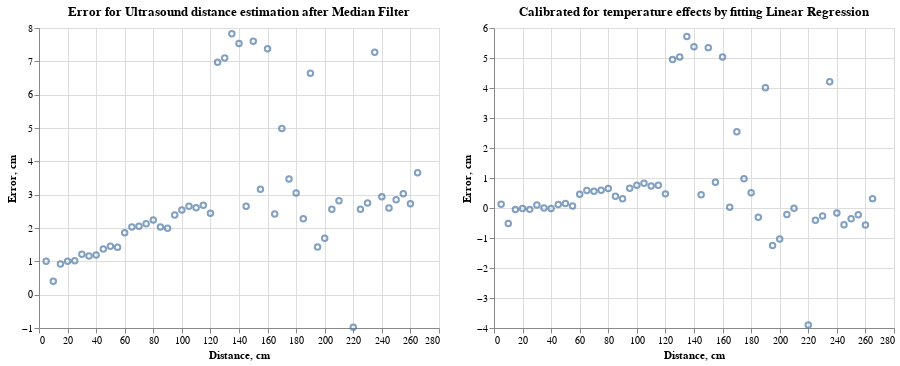

Write notebook code for a chart like this one.
### Code cell
from sklearn.linear_model import LinearRegression

# Using median filter
int_df = df_2.groupby('dist').median().reset_index()

train_df = df_2[(df_2.dist >= 20) & (df_2.dist <= 40)]
train_df['diff'] = train_df['Ultrasound'] - train_df['dist']

model = LinearRegression()
model.fit(train_df['dist'].values.reshape(-1, 1), train_df['diff'].values)

diff_pred = model.predict(int_df['dist'].values.reshape(-1, 1))
int_df['Ultrasound_calibrated'] =  int_df['Ultrasound'] - diff_pred 
int_df['err'] = int_df['dist'] - int_df['Ultrasound']

def visualize_error(int_df, title=''):
    group = int_df.groupby('dist')
    stats_df = pd.DataFrame({"min_err": group.min()['err'], 
                             "max_err": group.max()['err'],  
                             "mean_err": group.mean()['err'], 
                             "median_err": group.quantile(0.5)['err'],
                             "quantile_25_err": group.quantile(0.25)['err'],
                             "quantile_75_err": group.quantile(0.75)['err']
                            }).reset_index()

    base =  alt.Chart(stats_df).encode(
            x=alt.X('dist', title='Distance, cm'),
            tooltip='dist'
    )

    return (
        base.encode(
            y=alt.Y('min_err:Q', scale=alt.Scale(zero=False), title='Error, cm'),
            y2=alt.Y2('max_err:Q'),
        ).mark_rule() + 
        base.encode(
            y=alt.Y('quantile_25_err:Q', scale=alt.Scale(zero=False), title='Error, cm'),
            y2=alt.Y2('quantile_75_err:Q',),
        ).mark_rule(strokeWidth=3, color='blue') +
        base.encode(
            y=alt.Y('median_err:Q', scale=alt.Scale(zero=False), title='Error, cm'),
        ).mark_point()
    ).properties(title=title)

int_df_calibrated = int_df.copy()
int_df_calibrated['err'] = int_df['dist'] - int_df['Ultrasound_calibrated']

visualize_error(int_df, 'Error for Ultrasound distance estimation after Median Filter') | visualize_error(int_df_calibrated, title='Calibrated for temperature effects by fitting Linear Regression')

### Figure 1 — Vega-Lite specification as saved in the notebook (floating-point values rounded to 4 significant figures)
{"config": {"view": {"continuousWidth": 400, "continuousHeight": 300}}, "hconcat": [{"layer": [{"mark": "rule", "encoding": {"tooltip": {"field": "dist", "type": "quantitative"}, "x": {"field": "dist", "title": "Distance, cm", "type": "quantitative"}, "y": {"field": "min_err", "scale": {"zero": false}, "title": "Error, cm", "type": "quantitative"}, "y2": {"field": "max_err"}}}, {"mark": {"type": "rule", "color": "blue", "strokeWidth": 3}, "encoding": {"tooltip": {"field": "dist", "type": "quantitative"}, "x": {"field": "dist", "title": "Distance, cm", "type": "quantitative"}, "y": {"field": "quantile_25_err", "scale": {"zero": false}, "title": "Error, cm", "type": "quantitative"}, "y2": {"field": "quantile_75_err"}}}, {"mark": "point", "encoding": {"tooltip": {"field": "dist", "type": "quantitative"}, "x": {"field": "dist", "title": "Distance, cm", "type": "quantitative"}, "y": {"field": "median_err", "scale": {"zero": false}, "title": "Error, cm", "type": "quantitative"}}}], "data": {"name": "data-ece6ceb8076ffffc89b8cb937b3c6b16"}, "title": "Error for Ultrasound distance estimation after Median Filter"}, {"layer": [{"mark": "rule", "encoding": {"tooltip": {"field": "dist", "type": "quantitative"}, "x": {"field": "dist", "title": "Distance, cm", "type": "quantitative"}, "y": {"field": "min_err", "scale": {"zero": false}, "title": "Error, cm", "type": "quantitative"}, "y2": {"field": "max_err"}}}, {"mark": {"type": "rule", "color": "blue", "strokeWidth": 3}, "encoding": {"tooltip": {"field": "dist", "type": "quantitative"}, "x": {"field": "dist", "title": "Distance, cm", "type": "quantitative"}, "y": {"field": "quantile_25_err", "scale": {"zero": false}, "title": "Error, cm", "type": "quantitative"}, "y2": {"field": "quantile_75_err"}}}, {"mark": "point", "encoding": {"tooltip": {"field": "dist", "type": "quantitative"}, "x": {"field": "dist", "title": "Distance, cm", "type": "quantitative"}, "y": {"field": "median_err", "scale": {"zero": false}, "title": "Error, cm", "type": "quantitative"}}}], "data": {"name": "data-abeb3b149012e3c104b845f3025f4bef"}, "title": "Calibrated for temperature effects by fitting Linear Regression"}], "$schema": "https://vega.github.io/schema/vega-lite/v4.17.0.json", "datasets": {"data-ece6ceb8076ffffc89b8cb937b3c6b16": [{"dist": 5, "min_err": 1.0, "max_err": 1.0, "mean_err": 1.0, "median_err": 1.0, "quantile_25_err": 1.0, "quantile_75_err": 1.0}, {"dist": 10, "min_err": 0.405, "max_err": 0.405, "mean_err": 0.405, "median_err": 0.405, "quantile_25_err": 0.405, "quantile_75_err": 0.405}, {"dist": 15, "min_err": 0.92, "max_err": 0.92, "mean_err": 0.92, "median_err": 0.92, "quantile_25_err": 0.92, "quantile_75_err": 0.92}, {"dist": 20, "min_err": 1.0, "max_err": 1.0, "mean_err": 1.0, "median_err": 1.0, "quantile_25_err": 1.0, "quantile_75_err": 1.0}, {"dist": 25, "min_err": 1.02, "max_err": 1.02, "mean_err": 1.02, "median_err": 1.02, "quantile_25_err": 1.02, "quantile_75_err": 1.02}, {"dist": 30, "min_err": 1.21, "max_err": 1.21, "mean_err": 1.21, "median_err": 1.21, "quantile_25_err": 1.21, "quantile_75_err": 1.21}, {"dist": 35, "min_err": 1.16, "max_err": 1.16, "mean_err": 1.16, "median_err": 1.16, "quantile_25_err": 1.16, "quantile_75_err": 1.16}, {"dist": 40, "min_err": 1.19, "max_err": 1.19, "mean_err": 1.19, "median_err": 1.19, "quantile_25_err": 1.19, "quantile_75_err": 1.19}, {"dist": 45, "min_err": 1.37, "max_err": 1.37, "mean_err": 1.37, "median_err": 1.37, "quantile_25_err": 1.37, "quantile_75_err": 1.37}, {"dist": 50, "min_err": 1.45, "max_err": 1.45, "mean_err": 1.45, "median_err": 1.45, "quantile_25_err": 1.45, "quantile_75_err": 1.45}, {"dist": 55, "min_err": 1.42, "max_err": 1.42, "mean_err": 1.42, "median_err": 1.42, "quantile_25_err": 1.42, "quantile_75_err": 1.42}, {"dist": 60, "min_err": 1.86, "max_err": 1.86, "mean_err": 1.86, "median_err": 1.86, "quantile_25_err": 1.86, "quantile_75_err": 1.86}, {"dist": 65, "min_err": 2.03, "max_err": 2.03, "mean_err": 2.03, "median_err": 2.03, "quantile_25_err": 2.03, "quantile_75_err": 2.03}, {"dist": 70, "min_err": 2.05, "max_err": 2.05, "mean_err": 2.05, "median_err": 2.05, "quantile_25_err": 2.05, "quantile_75_err": 2.05}, {"dist": 75, "min_err": 2.13, "max_err": 2.13, "mean_err": 2.13, "median_err": 2.13, "quantile_25_err": 2.13, "quantile_75_err": 2.13}, {"dist": 80, "min_err": 2.24, "max_err": 2.24, "mean_err": 2.24, "median_err": 2.24, "quantile_25_err": 2.24, "quantile_75_err": 2.24}, {"dist": 85, "min_err": 2.03, "max_err": 2.03, "mean_err": 2.03, "median_err": 2.03, "quantile_25_err": 2.03, "quantile_75_err": 2.03}, {"dist": 90, "min_err": 1.99, "max_err": 1.99, "mean_err": 1.99, "median_err": 1.99, "quantile_25_err": 1.99, "quantile_75_err": 1.99}, {"dist": 95, "min_err": 2.39, "max_err": 2.39, "mean_err": 2.39, "median_err": 2.39, "quantile_25_err": 2.39, "quantile_75_err": 2.39}, {"dist": 100, "min_err": 2.54, "max_err": 2.54, "mean_err": 2.54, "median_err": 2.54, "quantile_25_err": 2.54, "quantile_75_err": 2.54}, {"dist": 105, "min_err": 2.65, "max_err": 2.65, "mean_err": 2.65, "median_err": 2.65, "quantile_25_err": 2.65, "quantile_75_err": 2.65}, {"dist": 110, "min_err": 2.61, "max_err": 2.61, "mean_err": 2.61, "median_err": 2.61, "quantile_25_err": 2.61, "quantile_75_err": 2.61}, {"dist": 115, "min_err": 2.68, "max_err": 2.68, "mean_err": 2.68, "median_err": 2.68, "quantile_25_err": 2.68, "quantile_75_err": 2.68}, {"dist": 120, "min_err": 2.44, "max_err": 2.44, "mean_err": 2.44, "median_err": 2.44, "quantile_25_err": 2.44, "quantile_75_err": 2.44}, {"dist": 125, "min_err": 6.97, "max_err": 6.97, "mean_err": 6.97, "median_err": 6.97, "quantile_25_err": 6.97, "quantile_75_err": 6.97}, {"dist": 130, "min_err": 7.1, "max_err": 7.1, "mean_err": 7.1, "median_err": 7.1, "quantile_25_err": 7.1, "quantile_75_err": 7.1}, {"dist": 135, "min_err": 7.83, "max_err": 7.83, "mean_err": 7.83, "median_err": 7.83, "quantile_25_err": 7.83, "quantile_75_err": 7.83}, {"dist": 140, "min_err": 7.535, "max_err": 7.535, "mean_err": 7.535, "median_err": 7.535, "quantile_25_err": 7.535, "quantile_75_err": 7.535}, {"dist": 145, "min_err": 2.65, "max_err": 2.65, "mean_err": 2.65, "median_err": 2.65, "quantile_25_err": 2.65, "quantile_75_err": 2.65}, {"dist": 150, "min_err": 7.6, "max_err": 7.6, "mean_err": 7.6, "median_err": 7.6, "quantile_25_err": 7.6, "quantile_75_err": 7.6}, {"dist": 155, "min_err": 3.16, "max_err": 3.16, "mean_err": 3.16, "median_err": 3.16, "quantile_25_err": 3.16, "quantile_75_err": 3.16}, {"dist": 160, "min_err": 7.38, "max_err": 7.38, "mean_err": 7.38, "median_err": 7.38, "quantile_25_err": 7.38, "quantile_75_err": 7.38}, {"dist": 165, "min_err": 2.42, "max_err": 2.42, "mean_err": 2.42, "median_err": 2.42, "quantile_25_err": 2.42, "quantile_75_err": 2.42}, {"dist": 170, "min_err": 4.985, "max_err": 4.985, "mean_err": 4.985, "median_err": 4.985, "quantile_25_err": 4.985, "quantile_75_err": 4.985}, {"dist": 175, "min_err": 3.47, "max_err": 3.47, "mean_err": 3.47, "median_err": 3.47, "quantile_25_err": 3.47, "quantile_75_err": 3.47}, {"dist": 180, "min_err": 3.05, "max_err": 3.05, "mean_err": 3.05, "median_err": 3.05, "quantile_25_err": 3.05, "quantile_75_err": 3.05}, {"dist": 185, "min_err": 2.28, "max_err": 2.28, "mean_err": 2.28, "median_err": 2.28, "quantile_25_err": 2.28, "quantile_75_err": 2.28}, {"dist": 190, "min_err": 6.645, "max_err": 6.645, "mean_err": 6.645, "median_err": 6.645, "quantile_25_err": 6.645, "quantile_75_err": 6.645}, {"dist": 195, "min_err": 1.43, "max_err": 1.43, "mean_err": 1.43, "median_err": 1.43, "quantile_25_err": 1.43, "quantile_75_err": 1.43}, {"dist": 200, "min_err": 1.695, "max_err": 1.695, "mean_err": 1.695, "median_err": 1.695, "quantile_25_err": 1.695, "quantile_75_err": 1.695}, {"dist": 205, "min_err": 2.56, "max_err": 2.56, "mean_err": 2.56, "median_err": 2.56, "quantile_25_err": 2.56, "quantile_75_err": 2.56}, {"dist": 210, "min_err": 2.82, "max_err": 2.82, "mean_err": 2.82, "median_err": 2.82, "quantile_25_err": 2.82, "quantile_75_err": 2.82}, {"dist": 220, "min_err": -0.98, "max_err": -0.98, "mean_err": -0.98, "median_err": -0.98, "quantile_25_err": -0.98, "quantile_75_err": -0.98}, {"dist": 225, "min_err": 2.56, "max_err": 2.56, "mean_err": 2.56, "median_err": 2.56, "quantile_25_err": 2.56, "quantile_75_err": 2.56}, {"dist": 230, "min_err": 2.75, "max_err": 2.75, "mean_err": 2.75, "median_err": 2.75, "quantile_25_err": 2.75, "quantile_75_err": 2.75}, {"dist": 235, "min_err": 7.27, "max_err": 7.27, "mean_err": 7.27, "median_err": 7.27, "quantile_25_err": 7.27, "quantile_75_err": 7.27}, {"dist": 240, "min_err": 2.94, "max_err": 2.94, "mean_err": 2.94, "median_err": 2.94, "quantile_25_err": 2.94, "quantile_75_err": 2.94}, {"dist": 245, "min_err": 2.6, "max_err": 2.6, "mean_err": 2.6, "median_err": 2.6, "quantile_25_err": 2.6, "quantile_75_err": 2.6}, {"dist": 250, "min_err": 2.85, "max_err": 2.85, "mean_err": 2.85, "median_err": 2.85, "quantile_25_err": 2.85, "quantile_75_err": 2.85}, {"dist": 255, "min_err": 3.03, "max_err": 3.03, "mean_err": 3.03, "median_err": 3.03, "quantile_25_err": 3.03, "quantile_75_err": 3.03}, {"dist": 260, "min_err": 2.73, "max_err": 2.73, "mean_err": 2.73, "median_err": 2.73, "quantile_25_err": 2.73, "quantile_75_err": 2.73}, {"dist": 265, "min_err": 3.66, "max_err": 3.66, "mean_err": 3.66, "median_err": 3.66, "quantile_25_err": 3.66, "quantile_75_err": 3.66}], "data-abeb3b149012e3c104b845f3025f4bef": [{"dist": 5, "min_err": 0.1245, "max_err": 0.1245, "mean_err": 0.1245, "median_err": 0.1245, "quantile_25_err": 0.1245, "quantile_75_err": 0.1245}, {"dist": 10, "min_err": -0.518, "max_err": -0.518, "mean_err": -0.518, "median_err": -0.518, "quantile_25_err": -0.518, "quantile_75_err": -0.518}, {"dist": 15, "min_err": -0.05056, "max_err": -0.05056, "mean_err": -0.05056, "median_err": -0.05056, "quantile_25_err": -0.05056, "quantile_75_err": -0.05056}, {"dist": 20, "min_err": -0.0181, "max_err": -0.0181, "mean_err": -0.0181, "median_err": -0.0181, "quantile_25_err": -0.0181, "quantile_75_err": -0.0181}, {"dist": 25, "min_err": -0.04565, "max_err": -0.04565, "mean_err": -0.04565, "median_err": -0.04565, "quantile_25_err": -0.04565, "quantile_75_err": -0.04565}, {"dist": 30, "min_err": 0.09681, "max_err": 0.09681, "mean_err": 0.09681, "median_err": 0.09681, "quantile_25_err": 0.09681, "quantile_75_err": 0.09681}, {"dist": 35, "min_err": -0.0007371, "max_err": -0.0007371, "mean_err": -0.0007371, "median_err": -0.0007371, "quantile_25_err": -0.0007371, "quantile_75_err": -0.0007371}, {"dist": 40, "min_err": -0.01828, "max_err": -0.01828, "mean_err": -0.01828, "median_err": -0.01828, "quantile_25_err": -0.01828, "quantile_75_err": -0.01828}, {"dist": 45, "min_err": 0.1142, "max_err": 0.1142, "mean_err": 0.1142, "median_err": 0.1142, "quantile_25_err": 0.1142, "quantile_75_err": 0.1142}, {"dist": 50, "min_err": 0.1466, "max_err": 0.1466, "mean_err": 0.1466, "median_err": 0.1466, "quantile_25_err": 0.1466, "quantile_75_err": 0.1466}, {"dist": 55, "min_err": 0.06909, "max_err": 0.06909, "mean_err": 0.06909, "median_err": 0.06909, "quantile_25_err": 0.06909, "quantile_75_err": 0.06909}, {"dist": 60, "min_err": 0.4615, "max_err": 0.4615, "mean_err": 0.4615, "median_err": 0.4615, "quantile_25_err": 0.4615, "quantile_75_err": 0.4615}, {"dist": 65, "min_err": 0.584, "max_err": 0.584, "mean_err": 0.584, "median_err": 0.584, "quantile_25_err": 0.584, "quantile_75_err": 0.584}, {"dist": 70, "min_err": 0.5565, "max_err": 0.5565, "mean_err": 0.5565, "median_err": 0.5565, "quantile_25_err": 0.5565, "quantile_75_err": 0.5565}, {"dist": 75, "min_err": 0.5889, "max_err": 0.5889, "mean_err": 0.5889, "median_err": 0.5889, "quantile_25_err": 0.5889, "quantile_75_err": 0.5889}, {"dist": 80, "min_err": 0.6514, "max_err": 0.6514, "mean_err": 0.6514, "median_err": 0.6514, "quantile_25_err": 0.6514, "quantile_75_err": 0.6514}, {"dist": 85, "min_err": 0.3938, "max_err": 0.3938, "mean_err": 0.3938, "median_err": 0.3938, "quantile_25_err": 0.3938, "quantile_75_err": 0.3938}, {"dist": 90, "min_err": 0.3063, "max_err": 0.3063, "mean_err": 0.3063, "median_err": 0.3063, "quantile_25_err": 0.3063, "quantile_75_err": 0.3063}, {"dist": 95, "min_err": 0.6587, "max_err": 0.6587, "mean_err": 0.6587, "median_err": 0.6587, "quantile_25_err": 0.6587, "quantile_75_err": 0.6587}, {"dist": 100, "min_err": 0.7612, "max_err": 0.7612, "mean_err": 0.7612, "median_err": 0.7612, "quantile_25_err": 0.7612, "quantile_75_err": 0.7612}, {"dist": 105, "min_err": 0.8236, "max_err": 0.8236, "mean_err": 0.8236, "median_err": 0.8236, "quantile_25_err": 0.8236, "quantile_75_err": 0.8236}, {"dist": 110, "min_err": 0.7361, "max_err": 0.7361, "mean_err": 0.7361, "median_err": 0.7361, "quantile_25_err": 0.7361, "quantile_75_err": 0.7361}, {"dist": 115, "min_err": 0.7586, "max_err": 0.7586, "mean_err": 0.7586, "median_err": 0.7586, "quantile_25_err": 0.7586, "quantile_75_err": 0.7586}, {"dist": 120, "min_err": 0.471, "max_err": 0.471, "mean_err": 0.471, "median_err": 0.471, "quantile_25_err": 0.471, "quantile_75_err": 0.471}, {"dist": 125, "min_err": 4.953, "max_err": 4.953, "mean_err": 4.953, "median_err": 4.953, "quantile_25_err": 4.953, "quantile_75_err": 4.953}, {"dist": 130, "min_err": 5.036, "max_err": 5.036, "mean_err": 5.036, "median_err": 5.036, "quantile_25_err": 5.036, "quantile_75_err": 5.036}, {"dist": 135, "min_err": 5.718, "max_err": 5.718, "mean_err": 5.718, "median_err": 5.718, "quantile_25_err": 5.718, "quantile_75_err": 5.718}, {"dist": 140, "min_err": 5.376, "max_err": 5.376, "mean_err": 5.376, "median_err": 5.376, "quantile_25_err": 5.376, "quantile_75_err": 5.376}, {"dist": 145, "min_err": 0.4433, "max_err": 0.4433, "mean_err": 0.4433, "median_err": 0.4433, "quantile_25_err": 0.4433, "quantile_75_err": 0.4433}, {"dist": 150, "min_err": 5.346, "max_err": 5.346, "mean_err": 5.346, "median_err": 5.346, "quantile_25_err": 5.346, "quantile_75_err": 5.346}, {"dist": 155, "min_err": 0.8582, "max_err": 0.8582, "mean_err": 0.8582, "median_err": 0.8582, "quantile_25_err": 0.8582, "quantile_75_err": 0.8582}, {"dist": 160, "min_err": 5.031, "max_err": 5.031, "mean_err": 5.031, "median_err": 5.031, "quantile_25_err": 5.031, "quantile_75_err": 5.031}, {"dist": 165, "min_err": 0.02312, "max_err": 0.02312, "mean_err": 0.02312, "median_err": 0.02312, "quantile_25_err": 0.02312, "quantile_75_err": 0.02312}, {"dist": 170, "min_err": 2.541, "max_err": 2.541, "mean_err": 2.541, "median_err": 2.541, "quantile_25_err": 2.541, "quantile_75_err": 2.541}, {"dist": 175, "min_err": 0.978, "max_err": 0.978, "mean_err": 0.978, "median_err": 0.978, "quantile_25_err": 0.978, "quantile_75_err": 0.978}, {"dist": 180, "min_err": 0.5105, "max_err": 0.5105, "mean_err": 0.5105, "median_err": 0.5105, "quantile_25_err": 0.5105, "quantile_75_err": 0.5105}, {"dist": 185, "min_err": -0.3071, "max_err": -0.3071, "mean_err": -0.3071, "median_err": -0.3071, "quantile_25_err": -0.3071, "quantile_75_err": -0.3071}, {"dist": 190, "min_err": 4.01, "max_err": 4.01, "mean_err": 4.01, "median_err": 4.01, "quantile_25_err": 4.01, "quantile_75_err": 4.01}, {"dist": 195, "min_err": -1.252, "max_err": -1.252, "mean_err": -1.252, "median_err": -1.252, "quantile_25_err": -1.252, "quantile_75_err": -1.252}, {"dist": 200, "min_err": -1.035, "max_err": -1.035, "mean_err": -1.035, "median_err": -1.035, "quantile_25_err": -1.035, "quantile_75_err": -1.035}, {"dist": 205, "min_err": -0.2172, "max_err": -0.2172, "mean_err": -0.2172, "median_err": -0.2172, "quantile_25_err": -0.2172, "quantile_75_err": -0.2172}, {"dist": 210, "min_err": -0.004782, "max_err": -0.004782, "mean_err": -0.004782, "median_err": -0.004782, "quantile_25_err": -0.004782, "quantile_75_err": -0.004782}, {"dist": 220, "min_err": -3.9, "max_err": -3.9, "mean_err": -3.9, "median_err": -3.9, "quantile_25_err": -3.9, "quantile_75_err": -3.9}, {"dist": 225, "min_err": -0.4074, "max_err": -0.4074, "mean_err": -0.4074, "median_err": -0.4074, "quantile_25_err": -0.4074, "quantile_75_err": -0.4074}, {"dist": 230, "min_err": -0.265, "max_err": -0.265, "mean_err": -0.265, "median_err": -0.265, "quantile_25_err": -0.265, "quantile_75_err": -0.265}, {"dist": 235, "min_err": 4.207, "max_err": 4.207, "mean_err": 4.207, "median_err": 4.207, "quantile_25_err": 4.207, "quantile_75_err": 4.207}, {"dist": 240, "min_err": -0.17, "max_err": -0.17, "mean_err": -0.17, "median_err": -0.17, "quantile_25_err": -0.17, "quantile_75_err": -0.17}, {"dist": 245, "min_err": -0.5576, "max_err": -0.5576, "mean_err": -0.5576, "median_err": -0.5576, "quantile_25_err": -0.5576, "quantile_75_err": -0.5576}, {"dist": 250, "min_err": -0.3551, "max_err": -0.3551, "mean_err": -0.3551, "median_err": -0.3551, "quantile_25_err": -0.3551, "quantile_75_err": -0.3551}, {"dist": 255, "min_err": -0.2227, "max_err": -0.2227, "mean_err": -0.2227, "median_err": -0.2227, "quantile_25_err": -0.2227, "quantile_75_err": -0.2227}, {"dist": 260, "min_err": -0.5702, "max_err": -0.5702, "mean_err": -0.5702, "median_err": -0.5702, "quantile_25_err": -0.5702, "quantile_75_err": -0.5702}, {"dist": 265, "min_err": 0.3122, "max_err": 0.3122, "mean_err": 0.3122, "median_err": 0.3122, "quantile_25_err": 0.3122, "quantile_75_err": 0.3122}]}}
